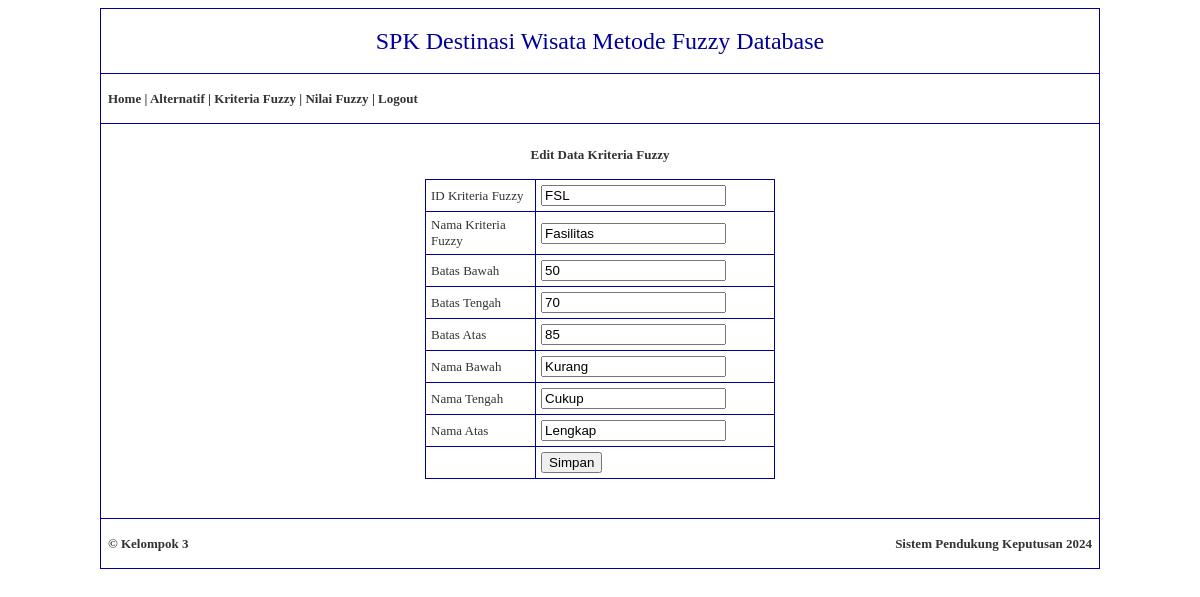
Page /edit-kriteria-fuzzy.php?id_kriteria_fuzzy=FSL (signed in) on the committed database.
### tables this page shows
CREATE TABLE `kriteria_fuzzy` (
  `id_kriteria_fuzzy` varchar(50) NOT NULL,
  `nama_kriteria_fuzzy` varchar(200) DEFAULT NULL,
  `batas_bawah` double DEFAULT NULL,
  `batas_tengah` double DEFAULT NULL,
  `batas_atas` double DEFAULT NULL,
  `nama_bawah` varchar(200) DEFAULT NULL,
  `nama_tengah` varchar(200) DEFAULT NULL,
  `nama_atas` varchar(200) DEFAULT NULL
);

### edit-kriteria-fuzzy.php (the view, shortened to what this page needs)
<?php
	include("koneksi.php");
?>
<!DOCTYPE html PUBLIC "-//W3C//DTD XHTML 1.0 Transitional//EN" "http://www.w3.org/TR/xhtml1/DTD/xhtml1-transitional.dtd">
<html xmlns="http://www.w3.org/1999/xhtml">
<head>
</head>
<body>
<table width="1000" border="0" align="center" cellpadding="7" cellspacing="1" bgcolor="#000099">
  <tr>
    <td height="50" bgcolor="#FFFFFF" align="center"><span class="style1">SPK Destinasi Wisata Metode Fuzzy Database</span></td>
  </tr>
  <tr>
    <td height="35" bgcolor="#FFFFFF"><span class="style2"><a href="admin.php">Home</a> | <a href="alternatif.php">Alternatif</a> | <a href="kriteria-fuzzy.php">Kriteria Fuzzy</a> | <a href="nilai-fuzzy.php">Nilai Fuzzy</a> | <a href="logout.php">Logout</a></span></td>
  </tr>
  <tr>
    <td align="center" valign="top" bgcolor="#FFFFFF"><br />
      <strong>Edit Data Kriteria Fuzzy</strong><br />
      <br />
      <?php
			$querykriteria = mysqli_query($db, "SELECT * FROM kriteria_fuzzy WHERE id_kriteria_fuzzy = '$_GET[id_kriteria_fuzzy]'");
			$datakriteria = mysqli_fetch_array($querykriteria);
		?>
      <form id="form1" name="form1" method="post" action="">
        <table width="350" border="0" cellpadding="5" cellspacing="1" bgcolor="#000099">
          <tr>
            <td bgcolor="#FFFFFF">ID Kriteria Fuzzy</td>
            <td bgcolor="#FFFFFF"><input type="text" name="id_kriteria_fuzzy" id="id_kriteria_fuzzy" readonly value="<?php echo $datakriteria['id_kriteria_fuzzy']; ?>" /></td>
          </tr>
          <tr>
            <td width="128" bgcolor="#FFFFFF">Nama Kriteria Fuzzy</td>
            <td width="249" bgcolor="#FFFFFF"><input type="text" name="nama_kriteria_fuzzy" id="nama_kriteria_fuzzy" value="<?php echo $datakriteria['nama_kriteria_fuzzy']; ?>" /></td>
          </tr>
          <tr>
            <td bgcolor="#FFFFFF">Batas Bawah</td>
            <td bgcolor="#FFFFFF"><input type="text" name="batas_bawah" id="batas_bawah" value="<?php echo $datakriteria['batas_bawah']; ?>" /></td>
          </tr>
          <tr>
            <td bgcolor="#FFFFFF">Batas Tengah</td>
            <td bgcolor="#FFFFFF"><input type="text" name="batas_tengah" id="batas_tengah" value="<?php echo $datakriteria['batas_tengah']; ?>" /></td>
          </tr>
          <tr>
            <td bgcolor="#FFFFFF">Batas Atas</td>
            <td bgcolor="#FFFFFF"><input type="text" name="batas_atas" id="batas_atas" value="<?php echo $datakriteria['batas_atas']; ?>" /></td>
          </tr>
          <tr>
            <td bgcolor="#FFFFFF">Nama Bawah</td>
            <td bgcolor="#FFFFFF"><input type="text" name="nama_bawah" id="nama_bawah" value="<?php echo $datakriteria['nama_bawah']; ?>" /></td>
          </tr>
          <tr>
            <td bgcolor="#FFFFFF">Nama Tengah</td>
            <td bgcolor="#FFFFFF"><input type="text" name="nama_tengah" id="nama_tengah" value="<?php echo $datakriteria['nama_tengah']; ?>" /></td>
          </tr>
          <tr>
            <td bgcolor="#FFFFFF">Nama Atas</td>
            <td bgcolor="#FFFFFF"><input type="text" name="nama_atas" id="nama_atas" value="<?php echo $datakriteria['nama_atas']; ?>" /></td>
          </tr>
          <tr>
            <td bgcolor="#FFFFFF">&nbsp;</td>
            <td bgcolor="#FFFFFF"><input type="submit" name="button" id="button" value="Simpan" /></td>
          </tr>
        </table>
      </form>
      <br />
    <br /></td>
  </tr>
  <tr>
    <td bgcolor="#FFFFFF"><table width="100%" border="0" cellspacing="0" cellpadding="0">
      <tr>
      <td width="47%" height="35" align="left"><strong>&copy; Kelompok 3</strong></td>
        <td width="53%" height="35" align="right"><strong> Sistem Pendukung Keputusan 2024</td>
        </tr>
    </table></td>
  </tr>
</table>
</body>
</html>

### edit-kriteria-fuzzy.php (style rules this page uses)
.style1 { color: #000099; font-size: 24px; }
a:link { text-decoration: none; color: #333333; }
.style2 { font-weight: bold }

### rows in the picture
kriteria_fuzzy: id_kriteria_fuzzy "FSL", nama_kriteria_fuzzy "Fasilitas", batas_bawah "50", batas_tengah "70", batas_atas "85", nama_bawah "Kurang", nama_tengah "Cukup", nama_atas "Lengkap"
